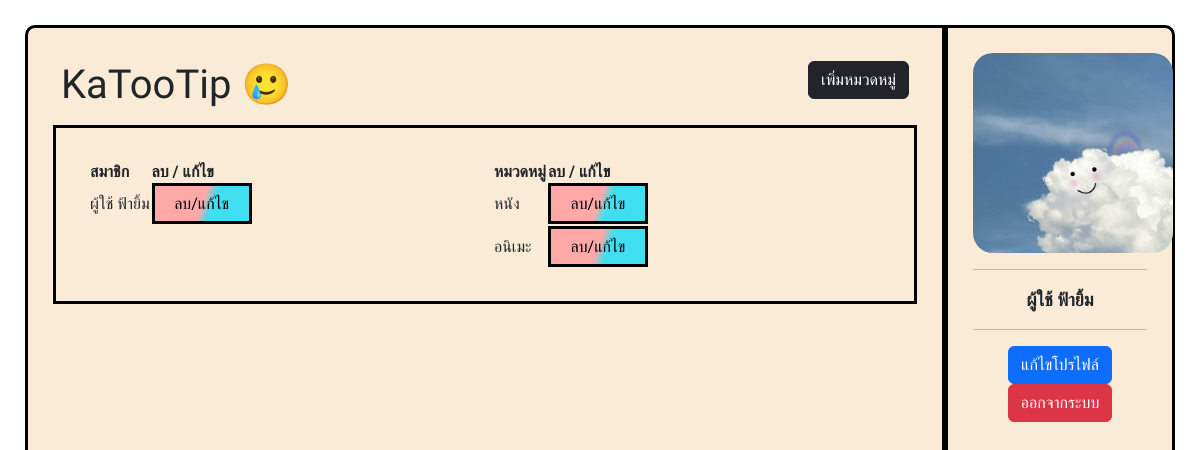
/admin/admin.php (signed in), run on the app's committed database.
### tables this page shows
CREATE TABLE `users` (
  `u_id` int(11) NOT NULL,
  `email` varchar(20) NOT NULL,
  `fullname` varchar(200) NOT NULL,
  `password` varchar(200) NOT NULL,
  `img` varchar(200) DEFAULT NULL,
  `type` int(1) NOT NULL DEFAULT '0' COMMENT '0 = member\r\n1 = admin'
);

CREATE TABLE `category` (
  `cg_id` int(11) NOT NULL,
  `cg_name` varchar(200) NOT NULL
);

### admin/admin.php (the view, shortened to what this page needs)
<?php
require_once '../config/db.php';
if (isset($_SESSION['u_id'])) {
  $uid = $_SESSION['u_id'];
}
$query = $connection->prepare("SELECT * FROM users WHERE u_id=:uid");
$query->bindParam("uid", $uid, PDO::PARAM_STR);
$query->execute();
$result = $query->fetch(PDO::FETCH_ASSOC);
?>
<!DOCTYPE html>
<html lang="th">
<head>
  <link href="https://cdn.jsdelivr.net/npm/bootstrap@5.2.0/dist/css/bootstrap.min.css" rel="stylesheet">
  <link rel="stylesheet" href="../css/styles.css">
  <link rel="stylesheet" type="text/css" href="https://cdn.datatables.net/1.12.1/css/jquery.dataTables.css">
</head>
<body>
  <div class="board d-flex flex-column justify-content-center mb-3">
    <div class="board--container d-flex">
      <div class="board--body d-flex flex-column">
        <div class="board--header d-flex">
          <div class="p-2 flex-grow-1 bd-highlight">
            <h1>KaTooTip 🥲</h1>
          </div>
          <div class="p-2 bd-highlight">
            <a href="add_category.php" class="btn btn-dark">เพิ่มหมวดหมู่</a>
          </div>
        </div>
        <div class="board--content">
          <div class="d-flex flex-row">
            <div class="p-2 bd-highlight w-50">
              <table id="table_id" class="display">
                <?php
                $user = $connection->prepare("SELECT * FROM users WHERE type='0' ORDER BY u_id DESC");
                $user->execute();
                $users = $user->fetchAll(PDO::FETCH_ASSOC);
                $cg = $connection->prepare("SELECT * FROM category ORDER BY cg_id DESC");
                $cg->execute();
                $cg_result = $cg->fetchAll(PDO::FETCH_ASSOC);
                ?>
                <thead>
                  <tr>
                    <th>สมาชิก</th>
                    <th>ลบ / แก้ไข</th>
                  </tr>
                </thead>
                <tbody>
                  <?php
                  foreach ($users as $u) {
                  ?>
                    <tr>
                      <td><?php echo $u['fullname'] ?></td>
                      <td>
                        <div class="b p-2 bd-highlight" style="background: linear-gradient(110deg, #FFA8A8 50%, #40DFEF 60%);">
                          <a href="edit_member.php?u_id=<?php echo $u['u_id'] ?>" style="text-decoration:none; color:black;">ลบ/แก้ไข</a>
                        </div>
                      </td>
                    </tr>
                  <?php } ?>
                </tbody>
              </table>
            </div>
            <div class="p-2 bd-highlight w-50">
              <table id="table_id2" class="display">
                <thead>
                  <tr>
                    <th>หมวดหมู่</th>
                    <th>ลบ / แก้ไข</th>
                  </tr>
                </thead>
                <tbody>
                  <?php
                  foreach ($cg_result as $cg_row) {
                  ?>
                    <tr>
                      <td><?php echo $cg_row['cg_name'] ?></td>
                      <td>
                        <div class="b p-2 bd-highlight" style="background: linear-gradient(110deg, #FFA8A8 50%, #40DFEF 60%);">
                          <a href="edit_category.php?cg_id=<?php echo $cg_row['cg_id'] ?>" style="text-decoration:none; color:black;">ลบ/แก้ไข</a>
                        </div>
                      </td>
                    </tr>
                  <?php } ?>
                </tbody>
              </table>
            </div>
          </div>
        </div>
      </div>
      <?php
      if (isset($_SESSION['u_id'])) {
      ?>
        <div class="board--profile">
          <div class="profile-img">
            <img src="../img/user_profile/<?php echo $result['img'] ?>" alt="">
          </div>
          <hr>
          <div class="username">
            <p><?php echo $result['fullname']  ?></p>
          </div>
          <hr>
          <a href="../admin/edit_profile.php?id=<?php echo $result['u_id'] ?>" class="btn btn-primary">แก้ไขโปรไฟล์</a>
          <a href="../logout.php" class="btn btn-danger">ออกจากระบบ</a>
        </div>
      <?php
      }
      ?>
    </div>
  </div>
</body>
</html>

### css/styles.css (style rules this page uses)
* { box-sizing: border-box; font-family: 'Itim', cursive; }
.board { width: 100%; }
.board--container { width: 100%; padding: 25px; position: fixed; top: 0; left: 0; height: 100%; }
.b { text-align: center; width: 100px; height: auto; border: 3px solid rgb(0, 0, 0); background-color: rgb(255, 194, 224); }
.board--body { width: 80%; border: 3px solid rgb(0, 0, 0); margin: 0; padding: 25px; border-top-left-radius: 10px; background-color: antiquewhite; }
.board--profile { text-align: center; width: 20%; margin: 0; padding: 25px; height: auto; border: 3px solid rgb(0, 0, 0); border-top-right-radius: 10px; background-color: antiquewhite; }
.profile-img img { display: block; margin-left: auto; margin-right: auto; width: 200px; height: 200px; border-radius: 10%; }
.username p { font-size: 18px; font-weight: bold; margin: auto; text-align: center; padding: auto; }
.board--content { width: 100%; height: auto; border: 3px solid rgb(0, 0, 0); margin: 0; padding: 25px; }

### data on the page
users: fullname "ผู้ใช้ ฟ้ายิ้ม", img (picture)
category: cg_name "หนัง"
category: cg_name "อนิเมะ"
